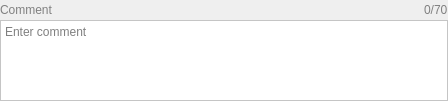
<?xml version="1.0" encoding="UTF-8"?>
<ui version="4.0">
 <class>DialogTextEditEx</class>
 <widget class="QWidget" name="DialogTextEditEx">
  <property name="geometry">
   <rect>
    <x>0</x>
    <y>0</y>
    <width>448</width>
    <height>101</height>
   </rect>
  </property>
  <property name="windowTitle">
   <string>Form</string>
  </property>
  <layout class="QVBoxLayout" name="verticalLayout">
   <property name="spacing">
    <number>0</number>
   </property>
   <property name="leftMargin">
    <number>0</number>
   </property>
   <property name="topMargin">
    <number>0</number>
   </property>
   <property name="rightMargin">
    <number>0</number>
   </property>
   <property name="bottomMargin">
    <number>0</number>
   </property>
   <item>
    <layout class="QGridLayout" name="gridLayout" rowstretch="0,0" columnstretch="0,0,0">
     <item row="0" column="2">
      <layout class="QHBoxLayout" name="horizontalLayout_3">
       <item>
        <widget class="QLabel" name="commentValidationLabel">
         <property name="minimumSize">
          <size>
           <width>16</width>
           <height>16</height>
          </size>
         </property>
         <property name="text">
          <string/>
         </property>
        </widget>
       </item>
       <item>
        <spacer name="horizontalSpacer_2">
         <property name="orientation">
          <enum>Qt::Horizontal</enum>
         </property>
         <property name="sizeType">
          <enum>QSizePolicy::Expanding</enum>
         </property>
         <property name="sizeHint" stdset="0">
          <size>
           <width>40</width>
           <height>20</height>
          </size>
         </property>
        </spacer>
       </item>
       <item>
        <widget class="QLabel" name="commentCountLabel">
         <property name="sizePolicy">
          <sizepolicy hsizetype="Minimum" vsizetype="Minimum">
           <horstretch>0</horstretch>
           <verstretch>0</verstretch>
          </sizepolicy>
         </property>
         <property name="styleSheet">
          <string notr="true">color: gray</string>
         </property>
         <property name="text">
          <string>0/70</string>
         </property>
        </widget>
       </item>
      </layout>
     </item>
     <item row="1" column="1" colspan="2">
      <widget class="QTextEdit" name="commentEdit">
       <property name="maximumSize">
        <size>
         <width>16777215</width>
         <height>84</height>
        </size>
       </property>
       <property name="palette">
        <palette>
         <active>
          <colorrole role="Button">
           <brush brushstyle="SolidPattern">
            <color alpha="255">
             <red>255</red>
             <green>255</green>
             <blue>255</blue>
            </color>
           </brush>
          </colorrole>
          <colorrole role="Base">
           <brush brushstyle="SolidPattern">
            <color alpha="255">
             <red>255</red>
             <green>255</green>
             <blue>255</blue>
            </color>
           </brush>
          </colorrole>
          <colorrole role="Window">
           <brush brushstyle="SolidPattern">
            <color alpha="255">
             <red>255</red>
             <green>255</green>
             <blue>255</blue>
            </color>
           </brush>
          </colorrole>
         </active>
         <inactive>
          <colorrole role="Button">
           <brush brushstyle="SolidPattern">
            <color alpha="255">
             <red>255</red>
             <green>255</green>
             <blue>255</blue>
            </color>
           </brush>
          </colorrole>
          <colorrole role="Base">
           <brush brushstyle="SolidPattern">
            <color alpha="255">
             <red>255</red>
             <green>255</green>
             <blue>255</blue>
            </color>
           </brush>
          </colorrole>
          <colorrole role="Window">
           <brush brushstyle="SolidPattern">
            <color alpha="255">
             <red>255</red>
             <green>255</green>
             <blue>255</blue>
            </color>
           </brush>
          </colorrole>
         </inactive>
         <disabled>
          <colorrole role="Button">
           <brush brushstyle="SolidPattern">
            <color alpha="255">
             <red>255</red>
             <green>255</green>
             <blue>255</blue>
            </color>
           </brush>
          </colorrole>
          <colorrole role="Base">
           <brush brushstyle="SolidPattern">
            <color alpha="255">
             <red>255</red>
             <green>255</green>
             <blue>255</blue>
            </color>
           </brush>
          </colorrole>
          <colorrole role="Window">
           <brush brushstyle="SolidPattern">
            <color alpha="255">
             <red>255</red>
             <green>255</green>
             <blue>255</blue>
            </color>
           </brush>
          </colorrole>
         </disabled>
        </palette>
       </property>
       <property name="frameShape">
        <enum>QFrame::StyledPanel</enum>
       </property>
       <property name="frameShadow">
        <enum>QFrame::Sunken</enum>
       </property>
       <property name="lineWidth">
        <number>1</number>
       </property>
       <property name="html">
        <string>&lt;!DOCTYPE HTML PUBLIC &quot;-//W3C//DTD HTML 4.0//EN&quot; &quot;http://www.w3.org/TR/REC-html40/strict.dtd&quot;&gt;
&lt;html&gt;&lt;head&gt;&lt;meta name=&quot;qrichtext&quot; content=&quot;1&quot; /&gt;&lt;meta charset=&quot;utf-8&quot; /&gt;&lt;style type=&quot;text/css&quot;&gt;
p, li { white-space: pre-wrap; }
hr { height: 1px; border-width: 0; }
li.unchecked::marker { content: &quot;\2610&quot;; }
li.checked::marker { content: &quot;\2612&quot;; }
&lt;/style&gt;&lt;/head&gt;&lt;body style=&quot; font-family:'Segoe UI'; font-size:9pt; font-weight:400; font-style:normal;&quot;&gt;
&lt;p style=&quot;-qt-paragraph-type:empty; margin-top:0px; margin-bottom:0px; margin-left:0px; margin-right:0px; -qt-block-indent:0; text-indent:0px;&quot;&gt;&lt;br /&gt;&lt;/p&gt;&lt;/body&gt;&lt;/html&gt;</string>
       </property>
       <property name="placeholderText">
        <string>Enter comment</string>
       </property>
      </widget>
     </item>
     <item row="0" column="1">
      <widget class="QLabel" name="commentLabel">
       <property name="sizePolicy">
        <sizepolicy hsizetype="Minimum" vsizetype="Minimum">
         <horstretch>0</horstretch>
         <verstretch>0</verstretch>
        </sizepolicy>
       </property>
       <property name="styleSheet">
        <string notr="true">color: gray</string>
       </property>
       <property name="text">
        <string>Comment</string>
       </property>
      </widget>
     </item>
    </layout>
   </item>
  </layout>
 </widget>
 <resources/>
 <connections/>
</ui>
